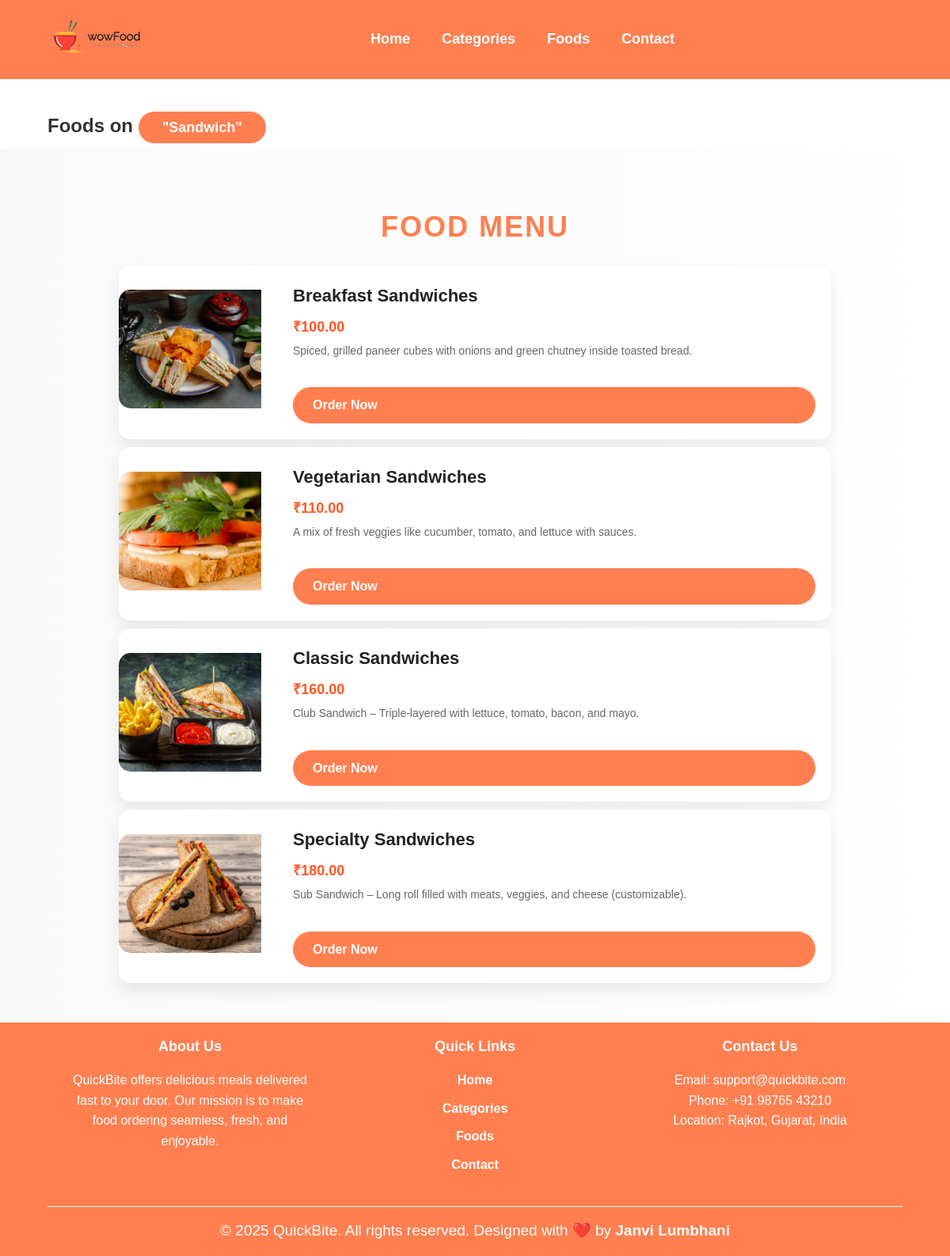
Page /category-foods.php?category_id=1 on the committed database.
### tables this page shows
CREATE TABLE `tbl_categories` (
  `id` int(30) NOT NULL,
  `title` varchar(100) NOT NULL,
  `image_name` varchar(100) NOT NULL,
  `feature` varchar(40) NOT NULL,
  `active` varchar(40) NOT NULL
);

CREATE TABLE `tbl_food` (
  `id` int(30) UNSIGNED NOT NULL,
  `title` varchar(50) NOT NULL,
  `price` decimal(10,2) NOT NULL,
  `image_name` varchar(200) NOT NULL,
  `description` varchar(300) NOT NULL,
  `category_id` int(40) UNSIGNED NOT NULL,
  `feature` varchar(10) NOT NULL,
  `active` varchar(10) NOT NULL
);

### category-foods.php (the view, shortened to what this page needs)
<?php include('header.php'); ?>
<?php include('admin/database_connection.php'); ?>
<!DOCTYPE html>
<html lang="en">
<head>
    <link rel="stylesheet" href="css/style.css">
</head>
<body>
<?php
if (isset($_GET['category_id'])) {
    $category_id = $_GET['category_id'];
    $sql = "SELECT title FROM tbl_categories WHERE id=$category_id";
    $res = mysqli_query($conn, $sql);
    $row = mysqli_fetch_assoc($res);
    $category_title = $row['title'];
} else {
    header("location: index.php");
}
?>
<section class="food-search text-center">
    <div class="container">
        <h2>Foods on <a href="#" class="text-white">"<?php echo $category_title; ?>"</a></h2>
    </div>
</section>
<section class="food-menu">
    <div class="container">
        <h2 class="text-center">Food Menu</h2>
        <?php
        $sql2 = "SELECT * FROM tbl_food WHERE category_id=$category_id AND active='Yes'";
        $res2 = mysqli_query($conn, $sql2);
        $count2 = mysqli_num_rows($res2);
        if ($count2 > 0) {
            while ($row2 = mysqli_fetch_assoc($res2)) {
                $id = $row2['id'];
                $title = $row2['title'];
                $price = $row2['price'];
                $description = $row2['description'];
                $image_name = $row2['image_name'];
                ?>
                <div class="food-menu-box">
                    <div class="food-menu-img">
                        <?php
                        if ($image_name != "") {
                            ?>
                            <img src="images/food/<?php echo $image_name; ?>" alt="<?php echo $title; ?>" class="img-responsive img-curve">
                            <?php
                        } else {
                            echo "<div class='error'>Image not available.</div>";
                        }
                        ?>
                    </div>
                    <div class="food-menu-desc">
                        <h4><?php echo $title; ?></h4>
                        <p class="food-price">&#8377;<?php echo $price; ?></p>
                        <p class="food-detail"><?php echo $description; ?></p>
                        <br>
                        <a href="order.php?food_id=<?php echo $id; ?>" class="btn btn-primary">Order Now</a>
                    </div>
                </div>
                <?php
            }
        } else {
            echo "<div class='error'>No food available in this category.</div>";
        }
        ?>
    </div>
</section>
</body>
</html>
<?php include('footer.php'); ?>

### header.php (shortened to what this page needs)
<!DOCTYPE html>
<html lang="en">
<head>
    <link rel="stylesheet" href="css/style.css">
    <link rel="stylesheet" href="https://cdnjs.cloudflare.com/ajax/libs/OwlCarousel2/2.3.4/assets/owl.carousel.min.css">
    <link rel="stylesheet" href="https://cdnjs.cloudflare.com/ajax/libs/OwlCarousel2/2.3.4/assets/owl.theme.default.min.css">
</head>
<body>
    <section class="navbar">
        <div class="container">
            <div class="logo">
                <a href="index.php" title="Logo">
                    <img src="images/logo.png" alt="Restaurant Logo" class="img-responsive">
                </a>
            </div>
            <div class="menu" id="menu">
                <ul>
                    <li><a href="index.php">Home</a></li>
                    <li><a href="categories.php">Categories</a></li>
                    <li><a href="foods.php">Foods</a></li>
                    <li><a href="contact.php">Contact</a></li>
                </ul>
            </div>
        </div>
    </section>
</body>
</html>

### footer.php (shortened to what this page needs)
<!DOCTYPE html>
<html lang="en">
<head>
    <link rel="stylesheet" href="css/style.css">
    <link rel="stylesheet" href="https://cdnjs.cloudflare.com/ajax/libs/OwlCarousel2/2.3.4/assets/owl.carousel.min.css">
    <link rel="stylesheet" href="https://cdnjs.cloudflare.com/ajax/libs/OwlCarousel2/2.3.4/assets/owl.theme.default.min.css">
</head>
<body>
<footer class="footer">
    <div class="container">
        <div class="footer-columns">
            <div class="footer-about">
                <h4>About Us</h4>
                <p>QuickBite offers delicious meals delivered fast to your door. Our mission is to make food ordering seamless, fresh, and enjoyable.</p>
            </div>
            <div class="footer-links">
                <h4>Quick Links</h4>
                <ul>
                    <li><a href="index.php">Home</a></li>
                    <li><a href="categories.php">Categories</a></li>
                    <li><a href="foods.php">Foods</a></li>
                    <li><a href="contact.php">Contact</a></li>
                </ul>
            </div>
            <div class="footer-contact">
                <h4>Contact Us</h4>
                <p>Email: support@quickbite.com</p>
                <p>Phone: +91 98765 43210</p>
                <p>Location: Rajkot, Gujarat, India</p>
            </div>
        </div>
        <div class="footer-bottom">
            <p>&copy; <?php echo date("Y"); ?> QuickBite. All rights reserved. Designed with ❤️ by <a href="#">Janvi Lumbhani</a></p>
        </div>
    </div>
</footer>
</body>
</html>

### css/style.css (style rules this page uses)
* { margin: 0; padding: 0; box-sizing: border-box; font-family: 'Poppins', sans-serif; }
body { background-color: #ffffff; color: #333; font-size: 16px; line-height: 1.6; }
.container { width: 90%; max-width: 1200px; margin: auto; padding: 10px 0; }
.navbar { background-color: #FF7F50; padding: 15px 0; position: sticky; top: 0; z-index: 1000; }
.navbar .container { display: flex; justify-content: space-between; align-items: center; }
.navbar .logo img { width: 120px; transition: transform 0.3s; }
.menu { text-align: right; }
.menu ul { list-style: none; display: flex; }
.menu ul li { display: inline-block; margin: 0 20px; position: relative; }
.menu ul li a { text-decoration: none; color: #fff; font-weight: 600; font-size: 18px; transition: all 0.3s ease; }
.food-menu { padding: 30px 0; background: linear-gradient(to right, #f9f9f9, #fff); }
.food-menu h2 { font-size: 36px; margin-bottom: 20px; color: coral; text-align: center; text-transform: uppercase; letter-spacing: 2px; }
.food-menu-box { background: #ffffff; border-radius: 15px; margin: 10px auto; overflow: hidden; display: flex; flex-direction: row; align-items: center; color: #333; box-shadow: 0 10px 20px rgba(0, 0, 0, 0.08); transition: transform 0.3s ease, box-shadow 0.3s ease; max-width: 900px; width: 90%; gap: 20px; }
.food-menu-img img { width: 180px; height: 150px; object-fit: cover; border-top-left-radius: 15px; border-bottom-left-radius: 15px; transition: transform 0.3s ease; }
.food-menu-desc { padding: 20px; width: 100%; display: flex; flex-direction: column; justify-content: center; }
.food-menu-desc h4 { font-size: 22px; margin-bottom: 8px; color: #222; font-weight: 600; }
.food-price { font-size: 18px; color: #ff5722; font-weight: bold; margin-bottom: 5px; }
.food-detail { font-size: 14px; color: #666; line-height: 1.5; margin-bottom: 10px; }
.btn-primary { display: inline-block; background: #FF7F50; padding: 10px 25px; color: #fff; border-radius: 30px; text-decoration: none; font-weight: bold; transition: 0.3s; }
.text-center { display: flex; justify-content: center; padding-top: 30px; }
.text-center a { background: #FF7F50; color: white; padding: 10px 30px; border-radius: 30px; text-decoration: none; font-weight: bold; font-size: 18px; transition: 0.3s; }
.footer { background-color: #FF7F50; padding: 6px 0; font-size: 16px; color: white; text-align: center; }
.footer a { color: white; font-weight: bold; text-decoration: none; transition: color 0.3s ease; }
.footer-columns { display: flex; flex-wrap: wrap; justify-content: space-between; margin-bottom: 30px; }
.footer-about, .footer-links, .footer-contact { flex: 1; margin: 0 20px; min-width: 250px; }
.footer-about h4, .footer-links h4, .footer-contact h4 { margin-bottom: 15px; font-size: 18px; color: #ffffff; }
.footer-links ul { list-style: none; padding: 0; }
.footer-links ul li { margin-bottom: 10px; }
.footer-bottom { text-align: center; border-top: 1px solid white; padding-top: 15px; font-size: 19px; color: white; }

### rows in the picture
tbl_categories: title "Sandwich"
tbl_food: image_name (picture), title "Breakfast Sandwiches", price "100.00", description "Spiced, grilled paneer cubes with onions and green chutney inside toasted bread."
tbl_food: image_name (picture), title "Vegetarian Sandwiches", price "110.00", description "A mix of fresh veggies like cucumber, tomato, and lettuce with sauces."
tbl_food: image_name (picture), title "Classic Sandwiches", price "160.00", description "Club Sandwich – Triple-layered with lettuce, tomato, bacon, and mayo."
tbl_food: image_name (picture), title "Specialty Sandwiches", price "180.00", description "Sub Sandwich – Long roll filled with meats, veggies, and cheese (customizable)."
